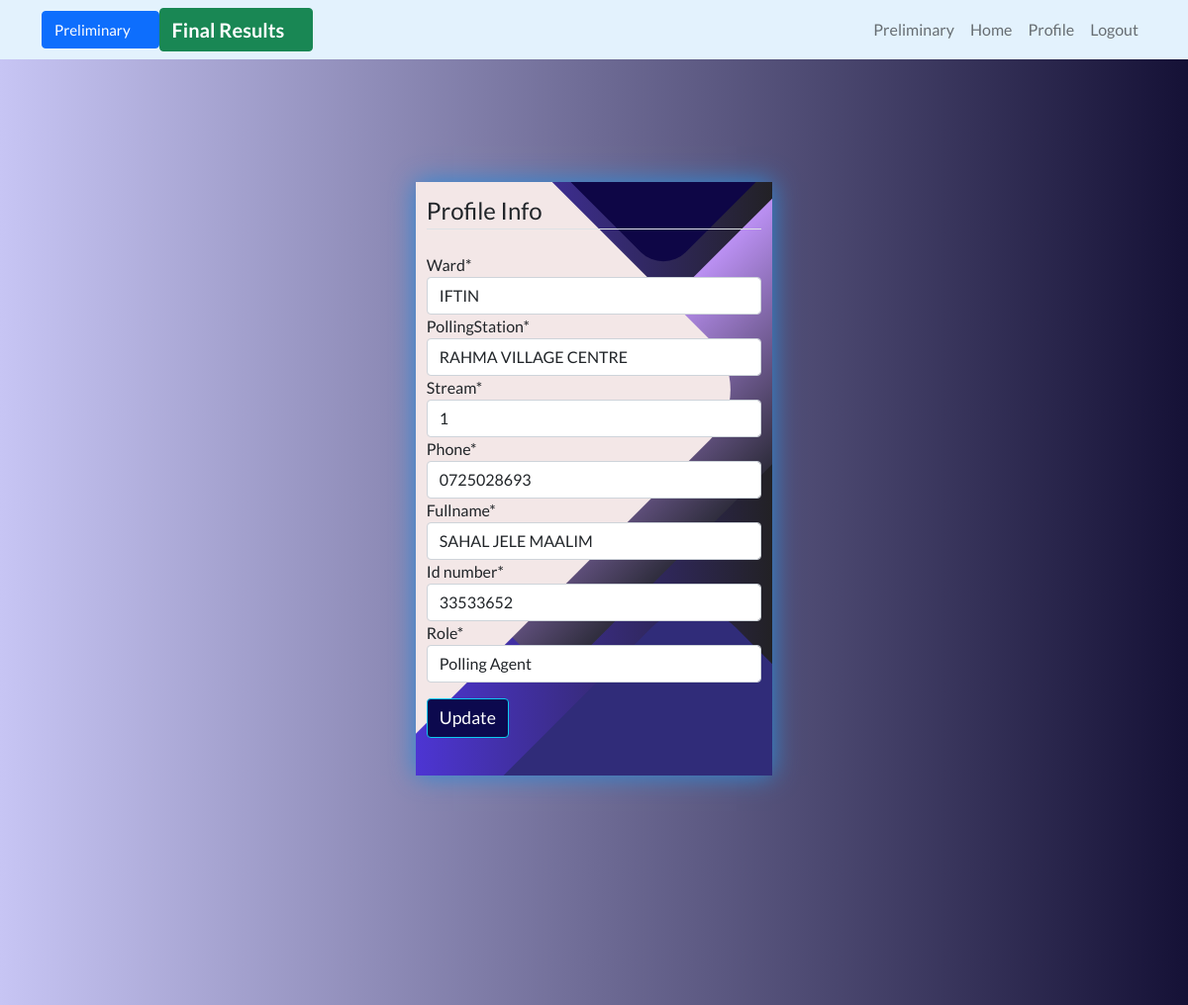
The app's page /profile/ (signed in), older data.
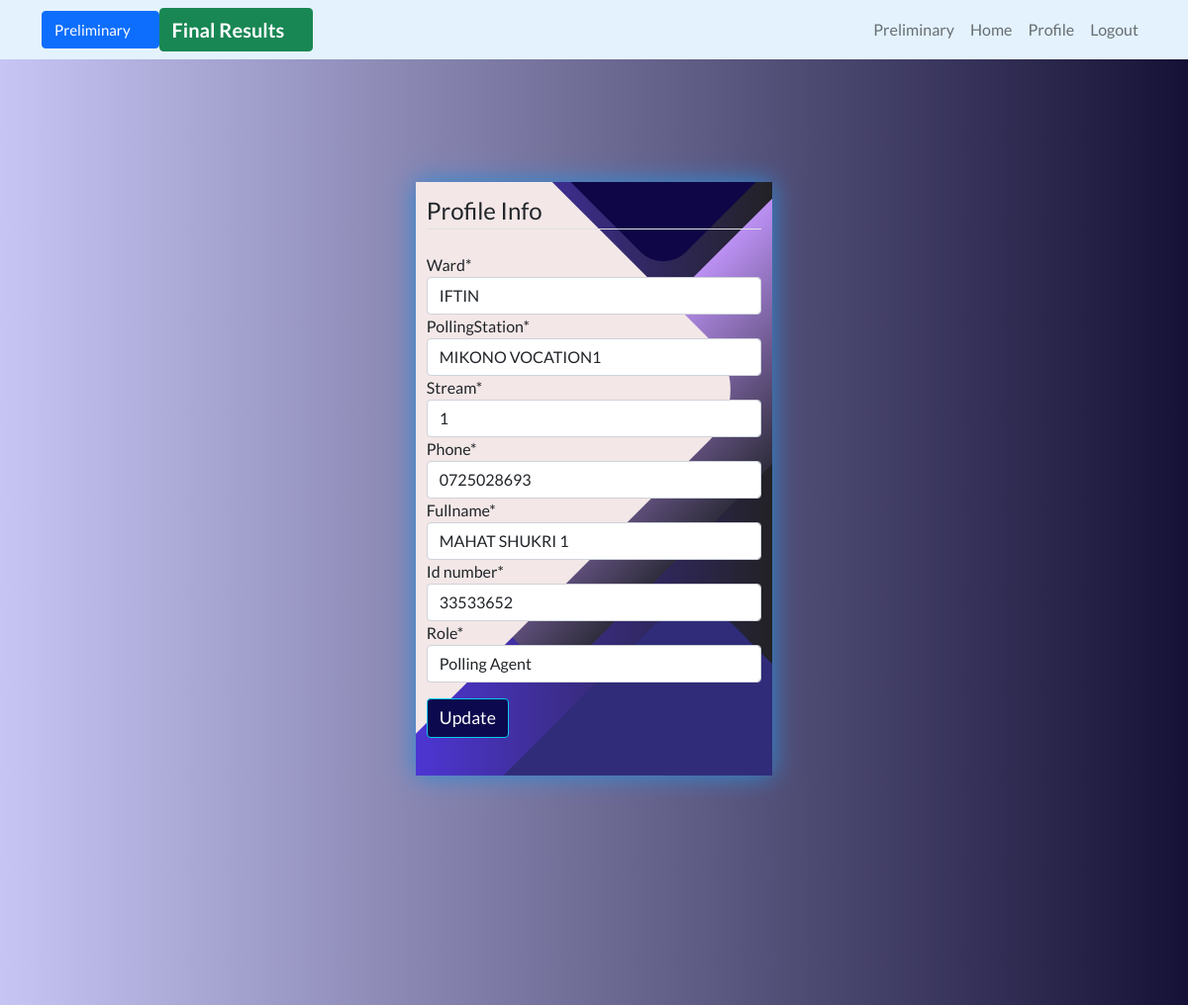
The same page, newer data.
### users/models.py (models this page shows, shortened)
class Profile(models.Model):
    user = models.OneToOneField(User, on_delete=models.CASCADE)
    ward = models.CharField(max_length=50,choices=WARDS)
    pollingStation = models.CharField(max_length=50)
    stream = models.CharField( max_length=50, choices=STREAMS)
    phone = models.CharField(max_length=50)
    fullname = models.CharField(max_length=50)
    id_number = models.CharField(max_length=50)
    role = models.CharField(max_length=50,choices=AGENT_ROLE, default='Polling Agent')

### users/views.py (the view)
# urls.py: path('profile/', user_views.profile, name='profile'),
@login_required
def profile(request):
    if request.method == 'POST':
        profile_update_form = ProfileUpdateForm(request.POST, request.FILES, instance=request.user.profile)
        if profile_update_form.is_valid():
            profile_update_form.save()
            messages.success(request, f'Your account has been updated!')
            return redirect('home')
    else:
        profile_update_form = ProfileUpdateForm(instance=request.user.profile)
    context = {
        'profile_update_form': profile_update_form
    }
    return render(request, 'users/update.html', context)

### users/forms.py
class ProfileUpdateForm(forms.ModelForm):
    class Meta:
        model = Profile
        fields = ['ward', 'pollingStation','stream', 'phone', 'fullname', 'id_number', 'role']

### users/templates/users/update.html (shortened to what this page needs)
{% extends 'users/base.html' %}
{% load crispy_forms_tags %}
{% block content %}
<div class="container1">
    <div class="screen">
        <div class="screen__content">
            <form method="POST" enctype="multipart/form-data">
                <fieldset class="form-group">
                    <legend class="border-bottom mb-4">Profile Info</legend>
                    {{ profile_update_form|crispy }}
                </fieldset>
                <div class="form-group mt-3 classic">
                    <button class="btn btn-outline-info" type="submit">Update</button>
                </div>
            </form>
        </div>
        <div class="screen__background">
            <span class="screen__background__shape screen__background__shape4"></span>
            <span class="screen__background__shape screen__background__shape2"></span>
            <span class="screen__background__shape screen__background__shape1"></span>
        </div>
    </div>
</div>
{% endblock content %}

Row changes from the older to the newer data that the page shows:
changed Profile "IFTIN": pollingStation "RAHMA VILLAGE CENTRE" → "MIKONO VOCATION1"; fullname "SAHAL JELE MAALIM" → "MAHAT SHUKRI 1"
